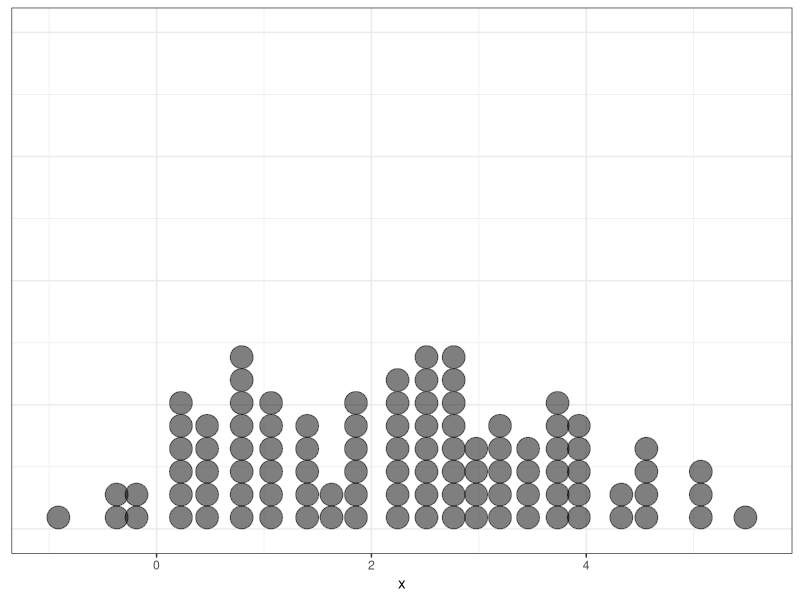
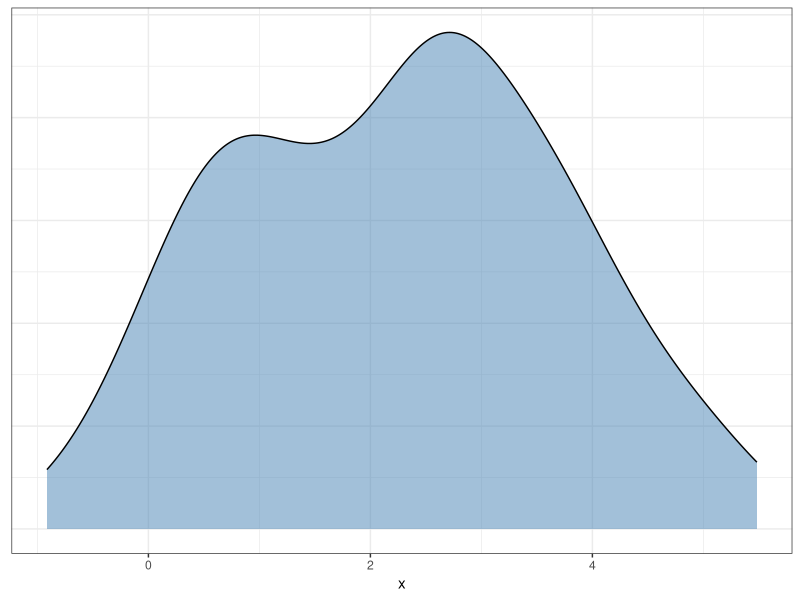
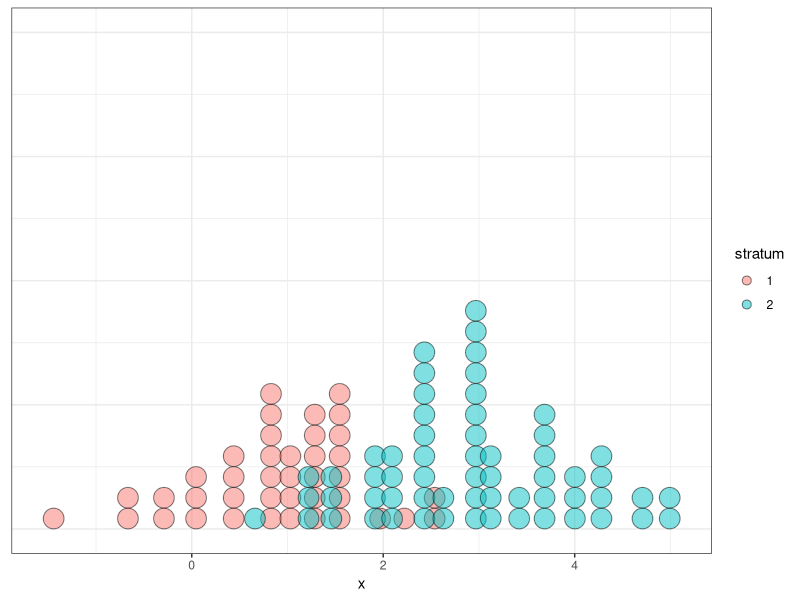
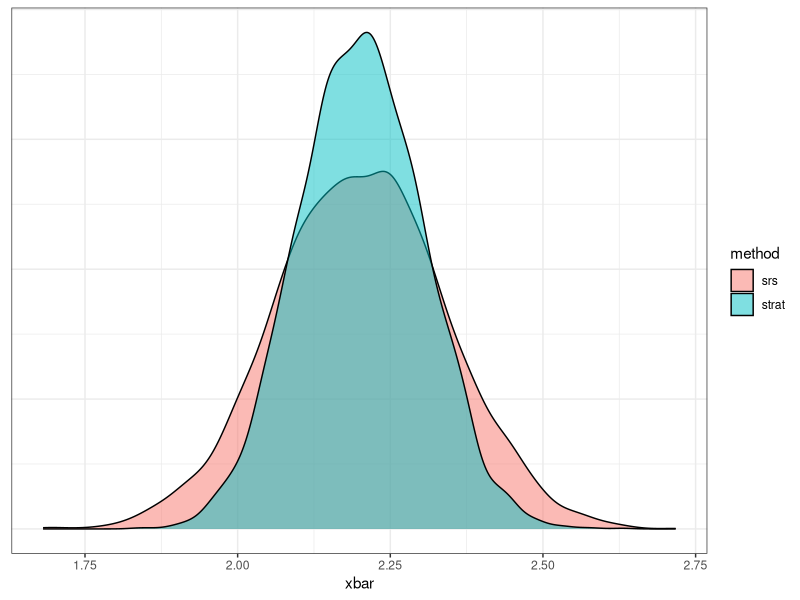

The R source for these figures, in order:
## ---- chunk 1
knitr::opts_chunk$set(message = FALSE, fig.align = "center")
library(dplyr)
library(readr)
library(ggplot2)
library(knitr)
## ---- chunk 2
set.seed(403)
## ---- chunk 3
# generate population
N_1 <- 20000
N_2 <- 30000
g1 <- rnorm(N_1, mean = 1, sd = 1)
g2 <- rnorm(N_2, mean = 3, sd = 1)
pop <- c(g1, g2)
## ---- chunk 4
# lay out parameters
N <- N_1 + N_2
l_1 <- N_1/N
l_2 <- N_2/N
mu_1 <- mean(g1)
sigsq_1 <- var(g1) * (N_1 - 1) / N_1
mu_2 <- mean(g2)
sigsq_2 <- var(g2) * (N_2 - 1) / N_2
## ---- chunk 5
n <- 100
samp <- sample(pop, size = n)
df <- data.frame(x = samp)
library(tidyverse)
ggplot(df, aes(x = x)) +
  geom_dotplot(alpha = .5) +
  theme_bw() +
  theme(axis.title.y = element_blank(),
        axis.text.y = element_blank(),
        axis.ticks.y = element_blank())
## ---- chunk 6
# Density plot
ggplot(df, aes(x = x)) +
  geom_density(fill = "steelblue", alpha = .5) +
  theme_bw() +
  theme(axis.title.y = element_blank(),
        axis.text.y = element_blank(),
        axis.ticks.y = element_blank())
## ---- chunk 7
it <- 5000
xbar_srs <- rep(NA, it)
for (i in 1:it) {
  samp <- sample(pop, size = n)
  xbar_srs[i] <- mean(samp)
}
## ---- chunk 8
head(xbar_srs)
## ---- chunk 9
n_1 <- n * l_1
n_2 <- n * l_2
samp_1 <- sample(g1, size = n_1)
samp_2 <- sample(g2, size = n_2)
df <- data.frame(x = c(samp_1, samp_2),
                 stratum = rep(c("1", "2"), 
                               times = c(n_1, n_2)))
## ---- chunk 10
ggplot(df, aes(x = x, fill = stratum)) +
  geom_dotplot(alpha = .5) +
  theme_bw() +
  theme(axis.title.y = element_blank(),
        axis.text.y = element_blank(),
        axis.ticks.y = element_blank())
## ---- chunk 11
xbar_strat <- rep(NA, it)
for (i in 1:it) {
  samp_1 <- sample(g1, size = n_1)
  samp_2 <- sample(g2, size = n_2)
  xbar_strat[i] <- mean(c(samp_1, samp_2))
}
## ---- chunk 12
head(xbar_strat)
## ---- chunk 13
df <- data.frame(xbar = c(xbar_srs, xbar_strat),
                 method = rep(c("srs", "strat"), times = c(it, it)))
ggplot(df, aes(x = xbar, fill = method)) +
  geom_density(alpha = .5) +
  theme_bw() +
  theme(axis.title.y = element_blank(),
        axis.text.y = element_blank(),
        axis.ticks.y = element_blank())
## ---- chunk 14
#SRS
var(xbar_srs)
(1/n) * (var(pop) * (N-1)/N)
# stratified
var(xbar_strat)
(1/n) * (l_1 * sigsq_1 + l_2 * sigsq_2)
